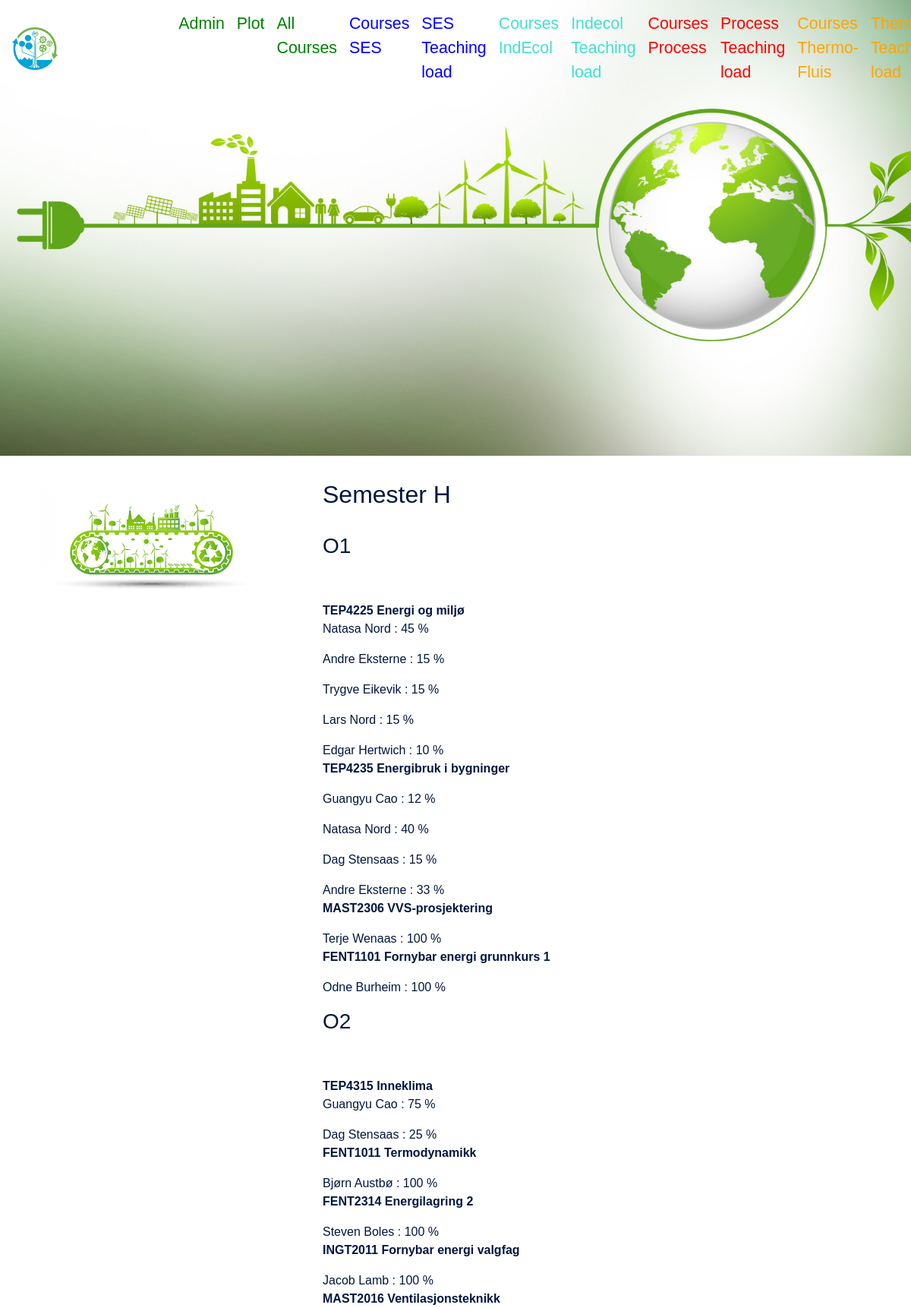
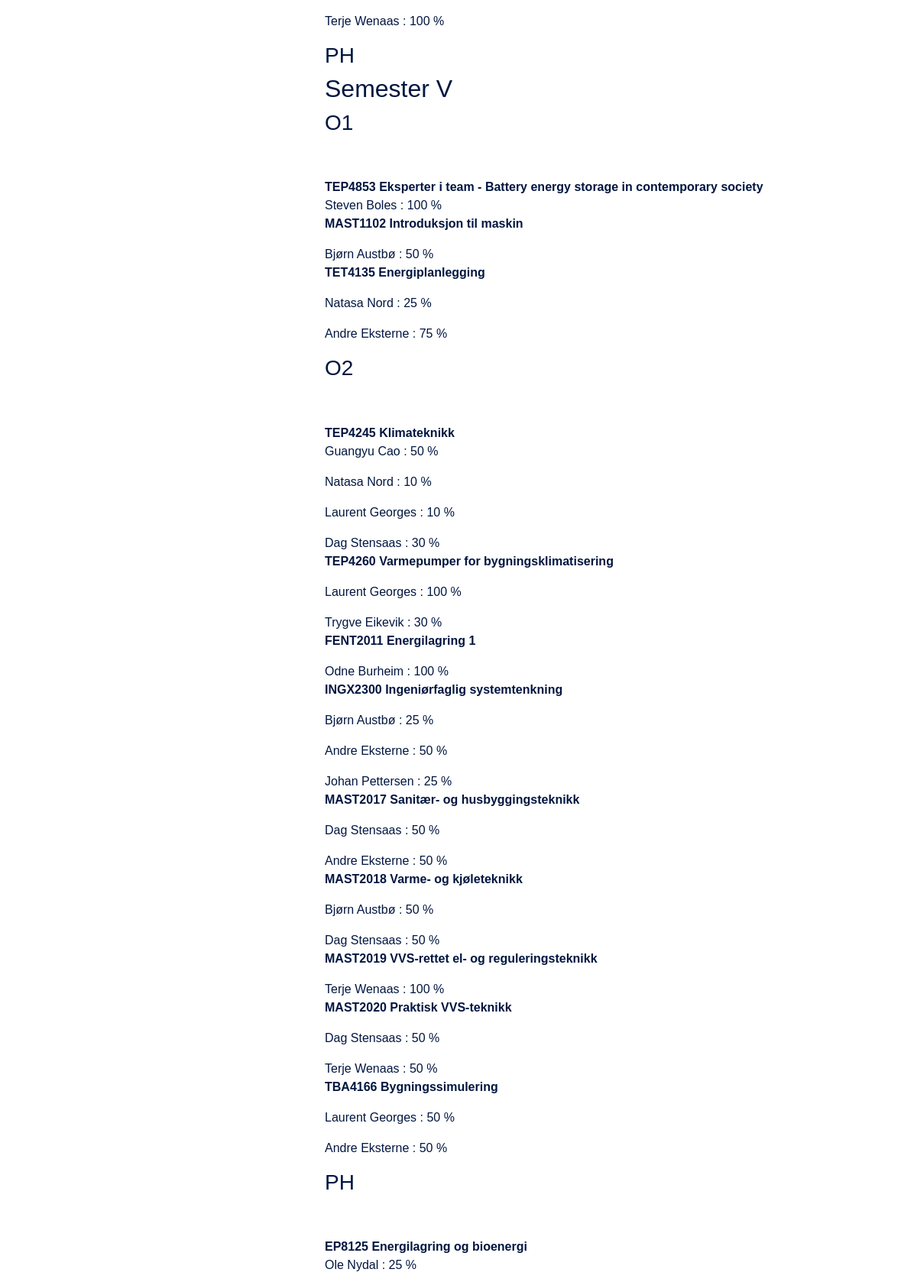
The page /courseperson_s/ (upper part) on the database its author committed (2 pictures, top to bottom).
### app_teaching/models.py (models this page shows, shortened)
class PersonCourse(models.Model):
    person = models.ForeignKey(Person,on_delete=models.CASCADE)
    course = models.ForeignKey(Course,on_delete=models.CASCADE)
    amount = models.IntegerField()

class Course(models.Model):
    course_id = models.CharField(
        unique=True,
        null=False,
        blank=False,
        max_length=50
    )
    name= models.CharField(
        null=False,
        blank=False,
        max_length=200
    )
    type = models.CharField(choices = course_type_choices,
                            max_length=3,
                            default='-')
    group = models.CharField(choices = course_group_choices,
                            max_length=3,
                            default='-')
    semester = models.CharField(choices = semester_type_choices,
                            max_length=2,
                            default='-')
    studiepoeng = models.CharField(choices = studiepoeng_choices,
                            max_length=4,default='-'
                            )
    nb_student = models.IntegerField(
        null = True,
    )
    nb_vit= models.IntegerField(
        null = True,
    )
    nb_stud_ass= models.IntegerField(
        null = True,
    )
    def __str__(self):
        return self.course_id + ' ' + self.name

class Person(models.Model):
    first_name = models.CharField(
        unique=False,
        null=False,
        blank=False,
        max_length=50
    )
    middle_name = models.CharField(
        unique=False,
        null=True,
        blank=True,
        max_length=50
    )
    last_name = models.CharField(
        unique=False,
        null=False,
        blank=False,
        max_length=50
    )
    position = models.CharField (null = False,blank=False,choices = role_choices,
                            max_length=3,default='-')
    groupe = models.CharField (null = False,blank=False,choices = groupe_choices,
                            max_length=3,default='-')
    courses = models.ManyToManyField(
        Course,
        null = True,
        related_name='courses'
    )
    activities = models.ManyToManyField(
        Position_Activity,
        related_name='activities'
    )
    def __str__(self):
        return self.first_name + ' ' + self.last_name

### app_teaching/views.py (the view)
# urls.py: path('courseperson_s/', views.courseperson_s, name = 'courseperson_s'),
def courseperson_s(request):
    all_courses_ses =PersonCourse.objects.all()
    return render(request,'courseperson_s.html',{'coursepersons': all_courses_ses})

### app_teaching/templates/courseperson_s.html (shortened to what this page needs)
{% extends 'base.html' %}
{%block content%}
<h2>Semester H</h1><br>
<h3>O1</h3>
<ul class = "list-group">
{%for a in  coursepersons%}{%if a.course.type == 'O1' %}{%if a.course.group == 's' %}{%if a.course.semester == 'H'%} {% ifchanged  %}<b><br>{{a.course}}</b>{% endifchanged %}
<p>{{a.person}} : {{a.amount}} %
{%endif%}{%endif%}{%endif%}{%endfor%}
</ul>
<h3>O2</h3>
<ul class = "list-group">
{%for a in  coursepersons%}{%if a.course.type == 'O2' %}{%if a.course.group == 's' %}{%if a.course.semester == 'H'%} {% ifchanged  %}<b><br>{{a.course}}</b>{% endifchanged %}
<p>{{a.person}} : {{a.amount}} %
{%endif%}{%endif%}{%endif%}{%endfor%}
</ul>
<h3>PH</h3>
<h2>Semester V</h1>
    <h3>O1</h3>
    <ul class = "list-group">
    {%for a in  coursepersons%}{%if a.course.type == 'O1' %}{%if a.course.group == 's' %}{%if a.course.semester == 'V'%} {% ifchanged  %}<b><br>{{a.course}}</b>{% endifchanged %}
    <p>{{a.person}} : {{a.amount}} %
    {%endif%}{%endif%}{%endif%}{%endfor%}
    </ul>
    <h3>O2</h3>
    <ul class = "list-group">
    {%for a in  coursepersons%}{%if a.course.type == 'O2' %}{%if a.course.group == 's' %}{%if a.course.semester == 'V'%} {% ifchanged  %}<b><br>{{a.course}}</b>{% endifchanged %}
    <p>{{a.person}} : {{a.amount}} %
    {%endif%}{%endif%}{%endif%}{%endfor%}
    </ul>
    <h3>PH</h3>
    <ul class = "list-group">
    {%for a in  coursepersons%}{%if a.course.type == 'PH' %}{%if a.course.group == 's' %}{%if a.course.semester == 'V'%} {% ifchanged  %}<b><br>{{a.course}}</b>{% endifchanged %}
    <p>{{a.person}} : {{a.amount}} %
    {%endif%}{%endif%}{%endif%}{%endfor%}
    </ul>
{%endblock content%}

### rows shown on the page
PersonCourse: course "TEP4225 Energi og miljø", person "Natasa Nord", amount "45"
PersonCourse: person "Andre Eksterne", amount "15"
PersonCourse: person "Trygve Eikevik", amount "15"
PersonCourse: person "Lars Nord", amount "15"
PersonCourse: person "Edgar Hertwich", amount "10"
PersonCourse: course "TEP4235 Energibruk i bygninger", person "Guangyu Cao", amount "12"
PersonCourse: person "Natasa Nord", amount "40"
PersonCourse: person "Dag Stensaas", amount "15"
PersonCourse: person "Andre Eksterne", amount "33"
PersonCourse: course "MAST2306 VVS-prosjektering", person "Terje Wenaas", amount "100"
PersonCourse: course "FENT1101 Fornybar energi grunnkurs 1", person "Odne Burheim", amount "100"
PersonCourse: course "TEP4315 Inneklima", person "Guangyu Cao", amount "75"
PersonCourse: person "Dag Stensaas", amount "25"
PersonCourse: course "FENT1011 Termodynamikk", person "Bjørn Austbø", amount "100"
PersonCourse: course "FENT2314 Energilagring 2", person "Steven Boles", amount "100"
PersonCourse: course "INGT2011 Fornybar energi valgfag", person "Jacob Lamb", amount "100"
PersonCourse: course "MAST2016 Ventilasjonsteknikk", person "Terje Wenaas", amount "100"
PersonCourse: course "TEP4853 Eksperter i team - Battery energy storage in contemporary society", person "Steven Boles", amount "100"
PersonCourse: course "MAST1102 Introduksjon til maskin", person "Bjørn Austbø", amount "50"
PersonCourse: course "TET4135 Energiplanlegging", person "Natasa Nord", amount "25"
PersonCourse: person "Andre Eksterne", amount "75"
PersonCourse: course "TEP4245 Klimateknikk", person "Guangyu Cao", amount "50"
PersonCourse: person "Natasa Nord", amount "10"
PersonCourse: person "Laurent Georges", amount "10"
PersonCourse: person "Dag Stensaas", amount "30"
PersonCourse: course "TEP4260 Varmepumper for bygningsklimatisering", person "Laurent Georges", amount "100"
PersonCourse: person "Trygve Eikevik", amount "30"
PersonCourse: course "FENT2011 Energilagring 1", person "Odne Burheim", amount "100"
PersonCourse: course "INGX2300 Ingeniørfaglig systemtenkning", person "Bjørn Austbø", amount "25"
PersonCourse: person "Andre Eksterne", amount "50"
PersonCourse: person "Johan Pettersen", amount "25"
PersonCourse: course "MAST2017 Sanitær- og husbyggingsteknikk", person "Dag Stensaas", amount "50"
PersonCourse: person "Andre Eksterne", amount "50"
PersonCourse: course "MAST2018 Varme- og kjøleteknikk", person "Bjørn Austbø", amount "50"
PersonCourse: person "Dag Stensaas", amount "50"
PersonCourse: course "MAST2019 VVS-rettet el- og reguleringsteknikk", person "Terje Wenaas", amount "100"
PersonCourse: course "MAST2020 Praktisk VVS-teknikk", person "Dag Stensaas", amount "50"
PersonCourse: person "Terje Wenaas", amount "50"
PersonCourse: course "TBA4166 Bygningssimulering", person "Laurent Georges", amount "50"
PersonCourse: person "Andre Eksterne", amount "50"
PersonCourse: course "EP8125 Energilagring og bioenergi", person "Ole Nydal", amount "25"
